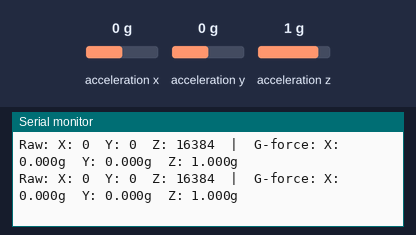
Simulated run of this sketch. Board: ESP32. Shown: the last lines printed to the serial monitor. Wiring (inferred from the names in the program): MPU-6050 motion sensor at I2C address 0x68. The inputs (shaded band) are chosen by the test bench; at power-on: acceleration x 0 g, acceleration y 0 g, acceleration z 1 g.

Above: at 2.9 s.
3.0 s: acceleration x set to -1.4 g
At 3.07 s:
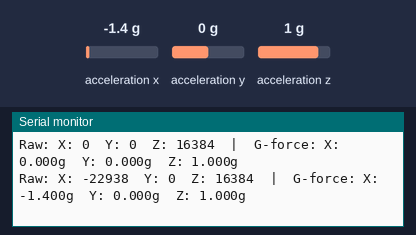
4.5 s: acceleration y set to -1.4 g
At 4.5 s:
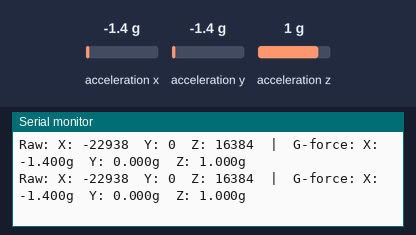
6.0 s: acceleration z set to -1.4 g
At 6.03 s:
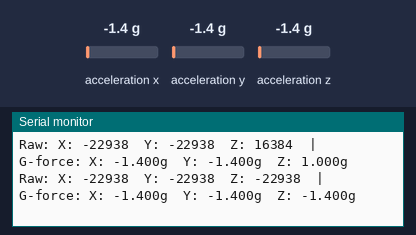

Measured:
- after the input at 3.0 s, the serial monitor: prints a new line after 0.07 s (image 1)
- after the input at 6.0 s, the serial monitor: prints a new line at once (image 3)

The sketch:

accel_test.ino
```cpp
// I2C Accelerometer Reader
// Continuously reads accelerometer data from register 0x00 at address 0x68

#include <Wire.h>

#define I2C_SDA 21  // Default SDA for ESP32
#define I2C_SCL 22  // Default SCL for ESP32
#define ACCEL_ADDR 0x68  // Accelerometer I2C address
#define ACCEL_DATA_REG 0x00  // Data register (big-endian format)

void writeRegister(uint8_t reg, uint8_t value) {
  Wire.beginTransmission(ACCEL_ADDR);
  Wire.write(reg);
  Wire.write(value);
  uint8_t error = Wire.endTransmission();

  Serial.print("Write Reg 0x");
  if (reg < 16) Serial.print("0");
  Serial.print(reg, HEX);
  Serial.print(" = 0x");
  if (value < 16) Serial.print("0");
  Serial.print(value, HEX);
  Serial.print(" -> ");
  Serial.println(error == 0 ? "OK" : "FAILED");
}

uint8_t readRegister(uint8_t reg) {
  Wire.beginTransmission(ACCEL_ADDR);
  Wire.write(reg);
  Wire.endTransmission(false);
  Wire.requestFrom(ACCEL_ADDR, (uint8_t)1);
  if (Wire.available()) {
    return Wire.read();
  }
  return 0;
}

void initAccelerometer() {
  Serial.println("\nInitializing accelerometer...");

  // Read WHO_AM_I or ID register (common locations)
  Serial.println("\nReading ID registers:");
  Serial.print("Reg 0x0F: 0x");
  Serial.println(readRegister(0x0F), HEX);
  Serial.print("Reg 0x75: 0x");
  Serial.println(readRegister(0x75), HEX);

  // Try common initialization sequences
  Serial.println("\nTrying initialization sequences:");

  // MPU6050 style (0x68 is common MPU address)
  Serial.println("\n1. MPU6050 init:");
  writeRegister(0x6B, 0x00); // PWR_MGMT_1: Wake up, use internal oscillator
  delay(100);
  writeRegister(0x1C, 0x00); // ACCEL_CONFIG: ±2g range
  delay(10);

  // ADXL345 style
  Serial.println("\n2. ADXL345 init:");
  writeRegister(0x2D, 0x08); // POWER_CTL: Measurement mode
  delay(10);

  // LIS3DH style
  Serial.println("\n3. LIS3DH init:");
  writeRegister(0x20, 0x47); // CTRL_REG1: 50Hz, normal mode, all axes enabled
  delay(10);

  Serial.println("\nInitialization complete!\n");
  delay(100);
}

void setup() {
  Serial.begin(115200);
  delay(1000);

  Serial.println("\n\n=================================");
  Serial.println("I2C Accelerometer Reader");
  Serial.println("=================================");
  Serial.print("Device Address: 0x");
  Serial.println(ACCEL_ADDR, HEX);
  Serial.print("Data Register: 0x");
  Serial.println(ACCEL_DATA_REG, HEX);
  Serial.print("SDA: GPIO");
  Serial.println(I2C_SDA);
  Serial.print("SCL: GPIO");
  Serial.println(I2C_SCL);
  Serial.println("=================================\n");

  // Initialize I2C
  Wire.begin(I2C_SDA, I2C_SCL);
  Wire.setClock(100000); // 100kHz standard mode

  delay(500);

  // Initialize the accelerometer
  initAccelerometer();
}

void readAccelData() {
  Wire.beginTransmission(ACCEL_ADDR);
  Wire.write(0x3B); // MPU6050 accelerometer data register
  uint8_t error = Wire.endTransmission(false);

  if (error == 0) {
    Wire.requestFrom(ACCEL_ADDR, (uint8_t)6); // Read 6 bytes (X,Y,Z as 16-bit values)

    if (Wire.available() >= 6) {
      // Big-endian: high byte first, then low byte
      int16_t x = (Wire.read() << 8) | Wire.read();
      int16_t y = (Wire.read() << 8) | Wire.read();
      int16_t z = (Wire.read() << 8) | Wire.read();

      // Convert to g-force (MPU6050 default range is ±2g)
      // LSB Sensitivity = 16384 LSB/g (from MPU6050 datasheet)
      float x_g = x / 16384.0;
      float y_g = y / 16384.0;
      float z_g = z / 16384.0;

      // Display raw values
      Serial.print("Raw: X: ");
      Serial.print(x);
      Serial.print("\tY: ");
      Serial.print(y);
      Serial.print("\tZ: ");
      Serial.print(z);

      // Display in g-force
      Serial.print("\t|\tG-force: X: ");
      Serial.print(x_g, 3);
      Serial.print("g\tY: ");
      Serial.print(y_g, 3);
      Serial.print("g\tZ: ");
      Serial.print(z_g, 3);
      Serial.println("g");
    } else {
      Serial.println("Error: Not enough data available");
    }
  } else {
    Serial.print("I2C Error: ");
    Serial.println(error);
  }
}

void loop() {
  readAccelData();
  delay(100); // Read at ~10Hz
}
```
